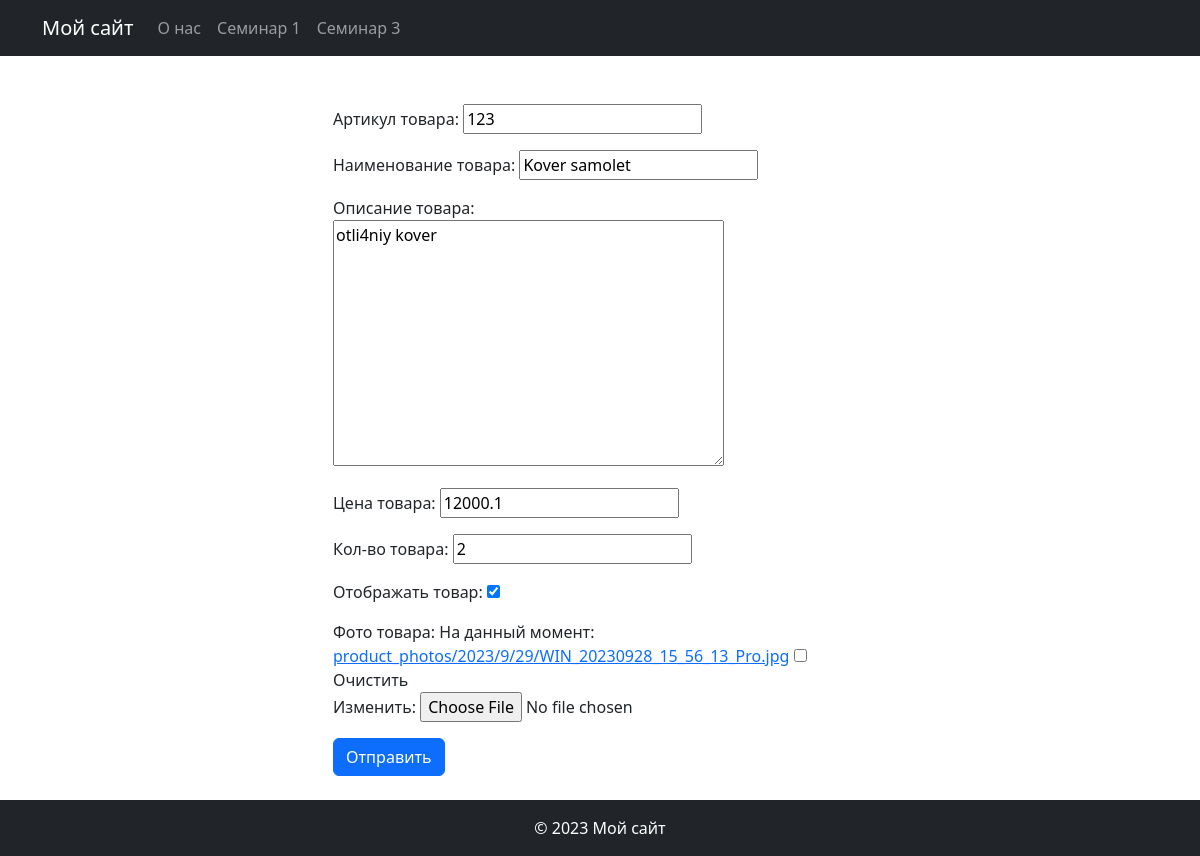
Page /h2shop/l4/update/1 on the committed database.
### home2shopapp/models.py (models this page shows, shortened)
class Product(models.Model):
    art = models.CharField(max_length=100, unique=True, verbose_name='Артикул товара')
    title = models.CharField(max_length=200, verbose_name='Наименование товара')
    description = models.TextField(verbose_name='Описание товара')
    unit_price = models.FloatField(verbose_name='Цена товара')
    qty = models.IntegerField(verbose_name='Кол-во товара')
    creation_date = models.DateTimeField(auto_now_add=True, verbose_name='Дата создания')
    modified_date = models.DateTimeField(auto_now=True, verbose_name='Дата изменения')
    is_visible = models.BooleanField(default=False, verbose_name='Отображать товар')
    photo = models.ImageField(upload_to=upload_to, null=True, blank=True, verbose_name='Фото товара')

### home2shopapp/views.py (the view)
# urls.py: path('l4/update/<int:pk>', EditProduct.as_view(), name='update_product'),
class EditProduct(UpdateView):
    model = Product
    template_name = 'home2shopapp/show_form.html'
    form_class = ProductForm
    success_url = reverse_lazy('success')
    def get_context_data(self, **kwargs):
        context = super().get_context_data(**kwargs)
        context['title'] = 'Редактировать товар'
        return context

### home2shopapp/forms.py
class ProductForm(forms.ModelForm):
    class Meta:
        model = Product
        fields = '__all__'

### home2shopapp/templates/home2shopapp/show_form.html (shortened to what this page needs)
{% extends "base.html" %}
{% block content %}
<div class="container mt-5">
    <div class="row">
        <div class="col-md-6 mx-auto">
            <form method="post" enctype="multipart/form-data">
                {{ form.as_p }}
                <button type="submit" class="btn btn-primary">Отправить</button>
            </form>
        </div>
    </div>
</div>
{% endblock %}

### rows in the picture
Product: art "123", title "Kover samolet", description "otli4niy kover", unit_price "12000.1", qty "2", is_visible "☑"
